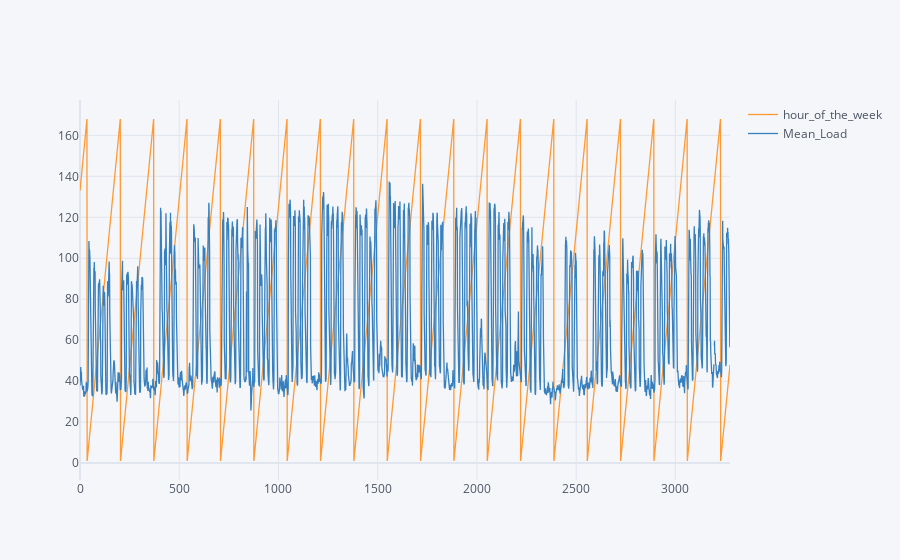

The notebook cell this image was saved under:
### Code cell
df.iplot()

### Figure 1 — Plotly figure (JSON) as saved in the notebook; plotly's stock layout.template omitted (floating-point values rounded to 4 significant figures; data arrays with more than 128 entries replaced by an {"elided": "..."} marker saying what was removed)
{"data": [{"line": {"color": "rgba(255, 153, 51, 1.0)", "dash": "solid", "shape": "linear", "width": 1.3}, "mode": "lines", "name": "hour_of_the_week", "text": "", "type": "scatter", "x": {"elided": "3276 int values"}, "y": {"elided": "3276 int values"}}, {"line": {"color": "rgba(55, 128, 191, 1.0)", "dash": "solid", "shape": "linear", "width": 1.3}, "mode": "lines", "name": "Mean_Load", "text": "", "type": "scatter", "x": {"elided": "3276 int values"}, "y": {"elided": "3276 mixed values"}}], "layout": {"legend": {"bgcolor": "#F5F6F9", "font": {"color": "#4D5663"}}, "paper_bgcolor": "#F5F6F9", "plot_bgcolor": "#F5F6F9", "title": {"font": {"color": "#4D5663"}}, "xaxis": {"gridcolor": "#E1E5ED", "showgrid": true, "tickfont": {"color": "#4D5663"}, "title": {"font": {"color": "#4D5663"}, "text": ""}, "zerolinecolor": "#E1E5ED"}, "yaxis": {"gridcolor": "#E1E5ED", "showgrid": true, "tickfont": {"color": "#4D5663"}, "title": {"font": {"color": "#4D5663"}, "text": ""}, "zerolinecolor": "#E1E5ED"}}}
